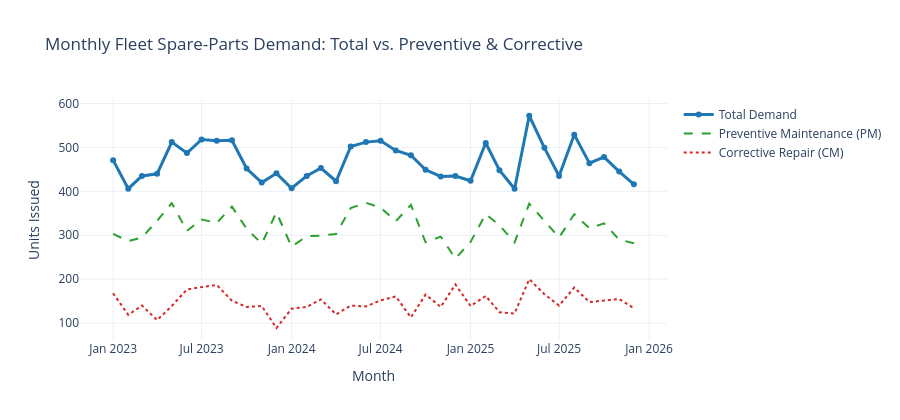

Here is the notebook cell this chart was saved with:
### Markdown cell above
##### 4. Monthly & Seasonal Fleet Demand Trends
- Examine overall fleet consumption over time, checking for UAE summer heat surges (May–September) across cooling, electrical, and tyre components.

### Code cell
monthly_total = (
    monthly_part_df.groupby("month", as_index=False)
    .agg(
        total_demand=("demand_qty", "sum"),
        pm_demand=("pm_qty", "sum"),
        cm_demand=("cm_qty", "sum"),
        total_spend_aed=("total_cost_aed", "sum"),
    )
)

fig_trend = go.Figure()
fig_trend.add_trace(
    go.Scatter(
        x=monthly_total["month"],
        y=monthly_total["total_demand"],
        mode="lines+markers",
        name="Total Demand",
        line=dict(width=3, color="#1f77b4"),
    )
)
fig_trend.add_trace(
    go.Scatter(
        x=monthly_total["month"],
        y=monthly_total["pm_demand"],
        mode="lines",
        name="Preventive Maintenance (PM)",
        line=dict(dash="dash", color="#2ca02c"),
    )
)
fig_trend.add_trace(
    go.Scatter(
        x=monthly_total["month"],
        y=monthly_total["cm_demand"],
        mode="lines",
        name="Corrective Repair (CM)",
        line=dict(dash="dot", color="#d62728"),
    )
)
fig_trend.update_layout(
    title="Monthly Fleet Spare-Parts Demand: Total vs. Preventive & Corrective",
    xaxis_title="Month",
    yaxis_title="Units Issued",
    height=420,
    template="plotly_white",
)
fig_trend.show()

### Figure 1 — Plotly figure (JSON) as saved in the notebook; plotly's stock layout.template omitted (floating-point values rounded to 4 significant figures)
{"data": [{"line": {"color": "#1f77b4", "width": 3}, "mode": "lines+markers", "name": "Total Demand", "type": "scatter", "x": ["2023-01-01T00:00:00", "2023-02-01T00:00:00", "2023-03-01T00:00:00", "2023-04-01T00:00:00", "2023-05-01T00:00:00", "2023-06-01T00:00:00", "2023-07-01T00:00:00", "2023-08-01T00:00:00", "2023-09-01T00:00:00", "2023-10-01T00:00:00", "2023-11-01T00:00:00", "2023-12-01T00:00:00", "2024-01-01T00:00:00", "2024-02-01T00:00:00", "2024-03-01T00:00:00", "2024-04-01T00:00:00", "2024-05-01T00:00:00", "2024-06-01T00:00:00", "2024-07-01T00:00:00", "2024-08-01T00:00:00", "2024-09-01T00:00:00", "2024-10-01T00:00:00", "2024-11-01T00:00:00", "2024-12-01T00:00:00", "2025-01-01T00:00:00", "2025-02-01T00:00:00", "2025-03-01T00:00:00", "2025-04-01T00:00:00", "2025-05-01T00:00:00", "2025-06-01T00:00:00", "2025-07-01T00:00:00", "2025-08-01T00:00:00", "2025-09-01T00:00:00", "2025-10-01T00:00:00", "2025-11-01T00:00:00", "2025-12-01T00:00:00"], "y": [471, 406, 435, 440, 512, 487, 518, 515, 516, 452, 420, 441, 407, 435, 453, 423, 502, 512, 515, 493, 482, 449, 434, 435, 424, 510, 448, 406, 572, 499, 435, 529, 464, 478, 445, 416]}, {"line": {"color": "#2ca02c", "dash": "dash"}, "mode": "lines", "name": "Preventive Maintenance (PM)", "type": "scatter", "x": ["2023-01-01T00:00:00", "2023-02-01T00:00:00", "2023-03-01T00:00:00", "2023-04-01T00:00:00", "2023-05-01T00:00:00", "2023-06-01T00:00:00", "2023-07-01T00:00:00", "2023-08-01T00:00:00", "2023-09-01T00:00:00", "2023-10-01T00:00:00", "2023-11-01T00:00:00", "2023-12-01T00:00:00", "2024-01-01T00:00:00", "2024-02-01T00:00:00", "2024-03-01T00:00:00", "2024-04-01T00:00:00", "2024-05-01T00:00:00", "2024-06-01T00:00:00", "2024-07-01T00:00:00", "2024-08-01T00:00:00", "2024-09-01T00:00:00", "2024-10-01T00:00:00", "2024-11-01T00:00:00", "2024-12-01T00:00:00", "2025-01-01T00:00:00", "2025-02-01T00:00:00", "2025-03-01T00:00:00", "2025-04-01T00:00:00", "2025-05-01T00:00:00", "2025-06-01T00:00:00", "2025-07-01T00:00:00", "2025-08-01T00:00:00", "2025-09-01T00:00:00", "2025-10-01T00:00:00", "2025-11-01T00:00:00", "2025-12-01T00:00:00"], "y": [303, 287, 295, 333, 373, 310, 336, 328, 365, 315, 281, 352, 274, 298, 299, 303, 362, 374, 363, 332, 369, 284, 297, 247, 285, 348, 323, 284, 372, 333, 295, 348, 316, 327, 290, 282]}, {"line": {"color": "#d62728", "dash": "dot"}, "mode": "lines", "name": "Corrective Repair (CM)", "type": "scatter", "x": ["2023-01-01T00:00:00", "2023-02-01T00:00:00", "2023-03-01T00:00:00", "2023-04-01T00:00:00", "2023-05-01T00:00:00", "2023-06-01T00:00:00", "2023-07-01T00:00:00", "2023-08-01T00:00:00", "2023-09-01T00:00:00", "2023-10-01T00:00:00", "2023-11-01T00:00:00", "2023-12-01T00:00:00", "2024-01-01T00:00:00", "2024-02-01T00:00:00", "2024-03-01T00:00:00", "2024-04-01T00:00:00", "2024-05-01T00:00:00", "2024-06-01T00:00:00", "2024-07-01T00:00:00", "2024-08-01T00:00:00", "2024-09-01T00:00:00", "2024-10-01T00:00:00", "2024-11-01T00:00:00", "2024-12-01T00:00:00", "2025-01-01T00:00:00", "2025-02-01T00:00:00", "2025-03-01T00:00:00", "2025-04-01T00:00:00", "2025-05-01T00:00:00", "2025-06-01T00:00:00", "2025-07-01T00:00:00", "2025-08-01T00:00:00", "2025-09-01T00:00:00", "2025-10-01T00:00:00", "2025-11-01T00:00:00", "2025-12-01T00:00:00"], "y": [168, 119, 140, 107, 139, 177, 182, 187, 151, 137, 139, 89, 133, 137, 154, 120, 140, 138, 152, 161, 113, 165, 137, 188, 139, 162, 125, 122, 200, 166, 140, 181, 148, 151, 155, 134]}], "layout": {"height": 420, "title": {"text": "Monthly Fleet Spare-Parts Demand: Total vs. Preventive & Corrective"}, "xaxis": {"title": {"text": "Month"}}, "yaxis": {"title": {"text": "Units Issued"}}}}
